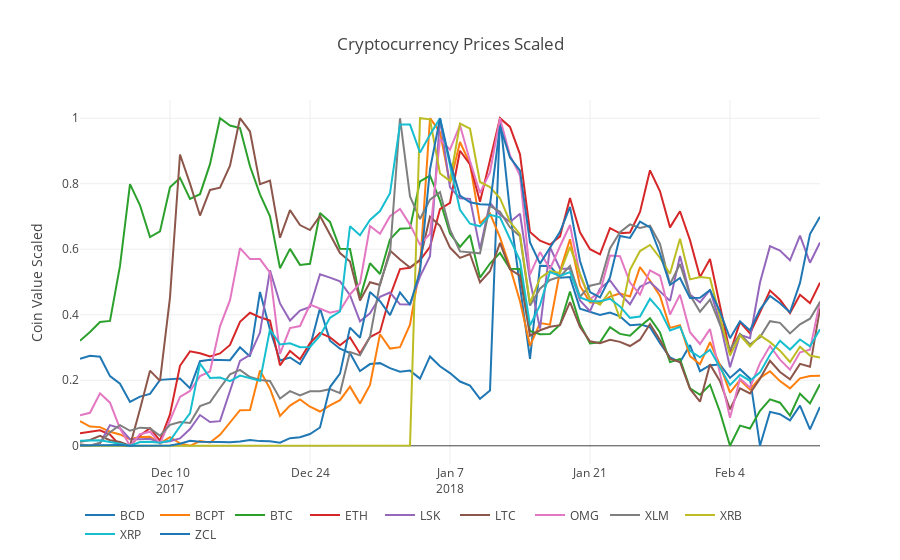

Notebook code for this chart:
### Code cell
# Plot it
df_scatter(combined_df_scaled, 'Cryptocurrency Prices Scaled', seperate_y_axis=False, y_axis_label='Coin Value Scaled')
#  link of plot on plot.ly: https://plot.ly/~vanessaliu124/7
